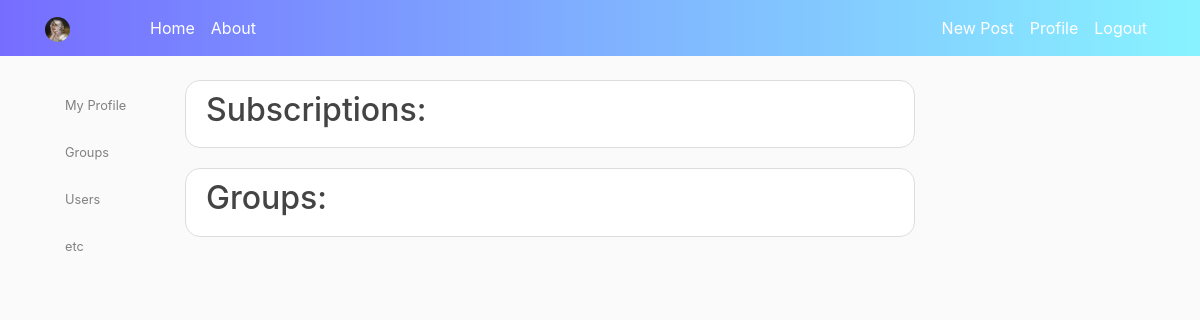
Page /groups/ (signed in) on the earlier database version.
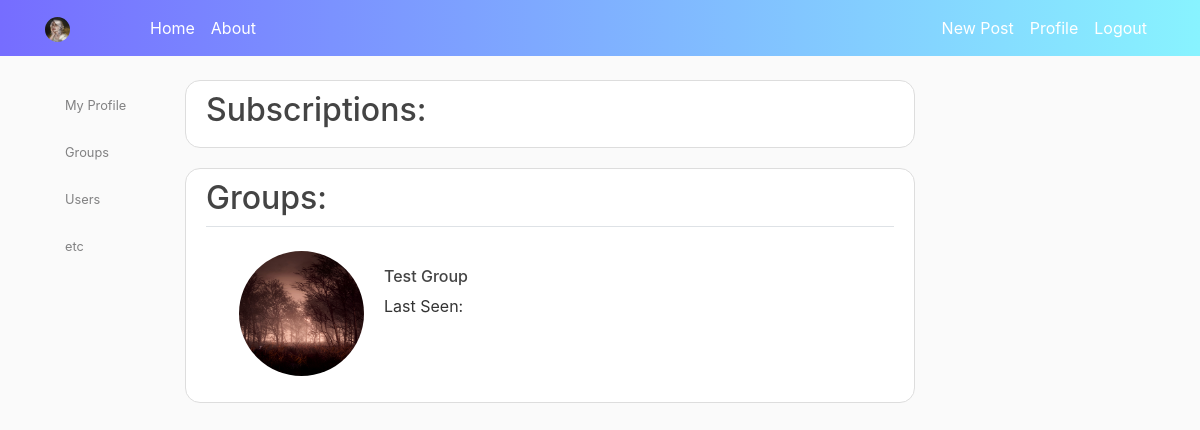
Same page on the later database version.
### usergroups/models.py (models this page shows, shortened)
class UserGroup(Group):
	created_by = models.ForeignKey(AUTH_USER_MODEL, on_delete=models.CASCADE, related_name='author')
	photo = models.ImageField(upload_to='profile_pics/', default='default.jpg')
	slug = models.SlugField(max_length=40, unique=True)
	class Meta:
		ordering = ['-name']

### usergroups/views.py (the view)
# urls.py: path('', UserGroupListView.as_view(), name='usergroups-list'),
class UserGroupListView(LoginRequiredMixin, ListView):
	queryset = UserGroup.objects.all()
	template_name = 'usergroups/group_list.html'

### templates/usergroups/group_list.html
{% extends "base.html" %}
{% block content %}
{% load static %}
<div class='content-section'>
   <div class='media-body'>
      <h2>Subscriptions:</h2>
   </div>
</div>
<div class='content-section'>
   <div class='media-body'>
      <h2>Groups:</h2>
   </div>
   {% for instance in object_list %}
   <legend class="border-bottom mb-4"></legend>
   <div class='row'>
      <div class='col-'>
         <a href="{% url 'usergroups:usergroups-single' instance.slug %}"><img class='rounded-circle account-img ml-5' src ='/media/{{instance.photo}}'></a>
      </div>
      <div class='col- mt-3'>
         <a href="{% url 'usergroups:usergroups-single' instance.slug %}">
            <h6>{{instance.name}}</h6>
         </a>
         <p>Last Seen:</p>
      </div>
   </div>
   {% endfor %}
</div>
{% endblock content %}

Differences in the rows shown:
added UserGroup: photo (picture), name "Test Group"
